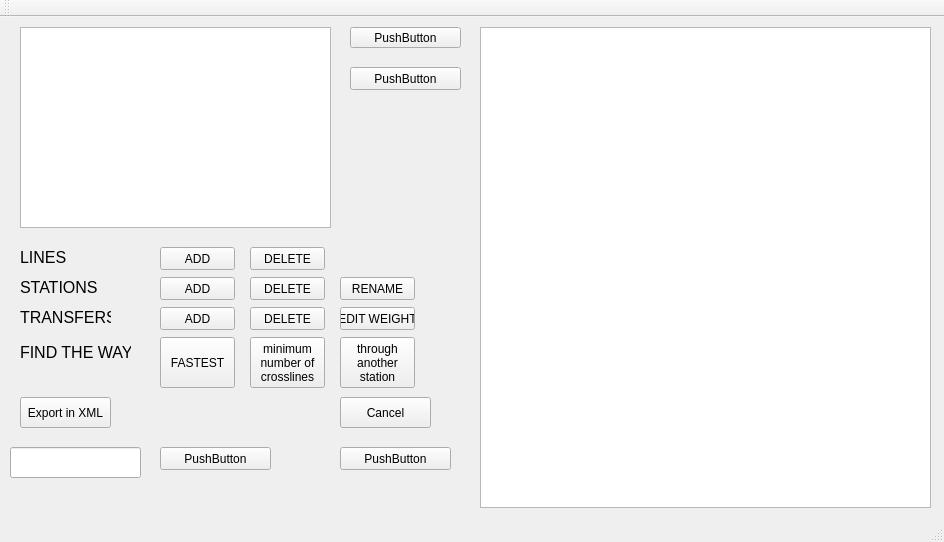
<?xml version="1.0" encoding="UTF-8"?>
<ui version="4.0">
 <class>MainWindow</class>
 <widget class="QMainWindow" name="MainWindow">
  <property name="geometry">
   <rect>
    <x>0</x>
    <y>0</y>
    <width>944</width>
    <height>542</height>
   </rect>
  </property>
  <property name="windowTitle">
   <string>MainWindow</string>
  </property>
  <widget class="QWidget" name="centralWidget">
   <widget class="QTextEdit" name="textEditOpenedMap">
    <property name="geometry">
     <rect>
      <x>480</x>
      <y>10</y>
      <width>451</width>
      <height>481</height>
     </rect>
    </property>
   </widget>
   <widget class="QTextBrowser" name="textBrowserMenu">
    <property name="geometry">
     <rect>
      <x>20</x>
      <y>10</y>
      <width>311</width>
      <height>201</height>
     </rect>
    </property>
   </widget>
   <widget class="QPushButton" name="pushButton1">
    <property name="geometry">
     <rect>
      <x>350</x>
      <y>10</y>
      <width>111</width>
      <height>21</height>
     </rect>
    </property>
    <property name="text">
     <string>PushButton</string>
    </property>
   </widget>
   <widget class="QPushButton" name="pushButton2">
    <property name="geometry">
     <rect>
      <x>350</x>
      <y>50</y>
      <width>111</width>
      <height>23</height>
     </rect>
    </property>
    <property name="text">
     <string>PushButton</string>
    </property>
   </widget>
   <widget class="QLineEdit" name="lineEdit">
    <property name="geometry">
     <rect>
      <x>10</x>
      <y>430</y>
      <width>131</width>
      <height>31</height>
     </rect>
    </property>
   </widget>
   <widget class="QPushButton" name="pushButtonExit">
    <property name="geometry">
     <rect>
      <x>340</x>
      <y>430</y>
      <width>111</width>
      <height>23</height>
     </rect>
    </property>
    <property name="text">
     <string>PushButton</string>
    </property>
   </widget>
   <widget class="QPushButton" name="pushButtonInput">
    <property name="geometry">
     <rect>
      <x>160</x>
      <y>430</y>
      <width>111</width>
      <height>23</height>
     </rect>
    </property>
    <property name="text">
     <string>PushButton</string>
    </property>
   </widget>
   <widget class="QLabel" name="label">
    <property name="geometry">
     <rect>
      <x>20</x>
      <y>230</y>
      <width>81</width>
      <height>21</height>
     </rect>
    </property>
    <property name="font">
     <font>
      <pointsize>12</pointsize>
     </font>
    </property>
    <property name="text">
     <string>LINES</string>
    </property>
   </widget>
   <widget class="QLabel" name="label_2">
    <property name="geometry">
     <rect>
      <x>20</x>
      <y>260</y>
      <width>81</width>
      <height>21</height>
     </rect>
    </property>
    <property name="font">
     <font>
      <pointsize>12</pointsize>
     </font>
    </property>
    <property name="text">
     <string>STATIONS</string>
    </property>
   </widget>
   <widget class="QLabel" name="label_3">
    <property name="geometry">
     <rect>
      <x>20</x>
      <y>290</y>
      <width>91</width>
      <height>21</height>
     </rect>
    </property>
    <property name="font">
     <font>
      <pointsize>12</pointsize>
     </font>
    </property>
    <property name="text">
     <string>TRANSFERS</string>
    </property>
   </widget>
   <widget class="QLabel" name="label_4">
    <property name="geometry">
     <rect>
      <x>20</x>
      <y>320</y>
      <width>111</width>
      <height>31</height>
     </rect>
    </property>
    <property name="font">
     <font>
      <pointsize>12</pointsize>
     </font>
    </property>
    <property name="text">
     <string>FIND THE WAY</string>
    </property>
   </widget>
   <widget class="QPushButton" name="pushButton">
    <property name="geometry">
     <rect>
      <x>160</x>
      <y>230</y>
      <width>75</width>
      <height>23</height>
     </rect>
    </property>
    <property name="toolTip">
     <string>with crossline transfers</string>
    </property>
    <property name="text">
     <string>ADD</string>
    </property>
   </widget>
   <widget class="QPushButton" name="pushButton_2">
    <property name="geometry">
     <rect>
      <x>250</x>
      <y>230</y>
      <width>75</width>
      <height>23</height>
     </rect>
    </property>
    <property name="text">
     <string>DELETE</string>
    </property>
   </widget>
   <widget class="QPushButton" name="pushButton_3">
    <property name="geometry">
     <rect>
      <x>160</x>
      <y>260</y>
      <width>75</width>
      <height>23</height>
     </rect>
    </property>
    <property name="text">
     <string>ADD</string>
    </property>
   </widget>
   <widget class="QPushButton" name="pushButton_4">
    <property name="geometry">
     <rect>
      <x>250</x>
      <y>260</y>
      <width>75</width>
      <height>23</height>
     </rect>
    </property>
    <property name="text">
     <string>DELETE</string>
    </property>
   </widget>
   <widget class="QPushButton" name="pushButton_5">
    <property name="geometry">
     <rect>
      <x>340</x>
      <y>260</y>
      <width>75</width>
      <height>23</height>
     </rect>
    </property>
    <property name="text">
     <string>RENAME</string>
    </property>
   </widget>
   <widget class="QPushButton" name="pushButton_6">
    <property name="geometry">
     <rect>
      <x>160</x>
      <y>290</y>
      <width>75</width>
      <height>23</height>
     </rect>
    </property>
    <property name="text">
     <string>ADD</string>
    </property>
   </widget>
   <widget class="QPushButton" name="pushButton_7">
    <property name="geometry">
     <rect>
      <x>250</x>
      <y>290</y>
      <width>75</width>
      <height>23</height>
     </rect>
    </property>
    <property name="text">
     <string>DELETE</string>
    </property>
   </widget>
   <widget class="QPushButton" name="pushButton_8">
    <property name="geometry">
     <rect>
      <x>340</x>
      <y>290</y>
      <width>75</width>
      <height>23</height>
     </rect>
    </property>
    <property name="toolTip">
     <string>Editing the weight of existing transfer</string>
    </property>
    <property name="text">
     <string>EDIT WEIGHT</string>
    </property>
   </widget>
   <widget class="QPushButton" name="pushButton_9">
    <property name="geometry">
     <rect>
      <x>160</x>
      <y>320</y>
      <width>75</width>
      <height>51</height>
     </rect>
    </property>
    <property name="text">
     <string>FASTEST</string>
    </property>
   </widget>
   <widget class="QPushButton" name="pushButton_10">
    <property name="geometry">
     <rect>
      <x>250</x>
      <y>320</y>
      <width>75</width>
      <height>51</height>
     </rect>
    </property>
    <property name="text">
     <string>minimum
number of
crosslines</string>
    </property>
   </widget>
   <widget class="QPushButton" name="pushButton_11">
    <property name="geometry">
     <rect>
      <x>340</x>
      <y>320</y>
      <width>75</width>
      <height>51</height>
     </rect>
    </property>
    <property name="text">
     <string>through
another
station</string>
    </property>
   </widget>
   <widget class="QPushButton" name="pushButton_12">
    <property name="geometry">
     <rect>
      <x>20</x>
      <y>380</y>
      <width>91</width>
      <height>31</height>
     </rect>
    </property>
    <property name="text">
     <string>Export in XML</string>
    </property>
   </widget>
   <widget class="QPushButton" name="pushButton_13">
    <property name="geometry">
     <rect>
      <x>340</x>
      <y>380</y>
      <width>91</width>
      <height>31</height>
     </rect>
    </property>
    <property name="text">
     <string>Cancel</string>
    </property>
   </widget>
  </widget>
  <widget class="QMenuBar" name="menuBar">
   <property name="geometry">
    <rect>
     <x>0</x>
     <y>0</y>
     <width>944</width>
     <height>21</height>
    </rect>
   </property>
  </widget>
  <widget class="QToolBar" name="mainToolBar">
   <attribute name="toolBarArea">
    <enum>TopToolBarArea</enum>
   </attribute>
   <attribute name="toolBarBreak">
    <bool>false</bool>
   </attribute>
  </widget>
  <widget class="QStatusBar" name="statusBar"/>
 </widget>
 <layoutdefault spacing="6" margin="11"/>
 <resources/>
 <connections/>
</ui>
